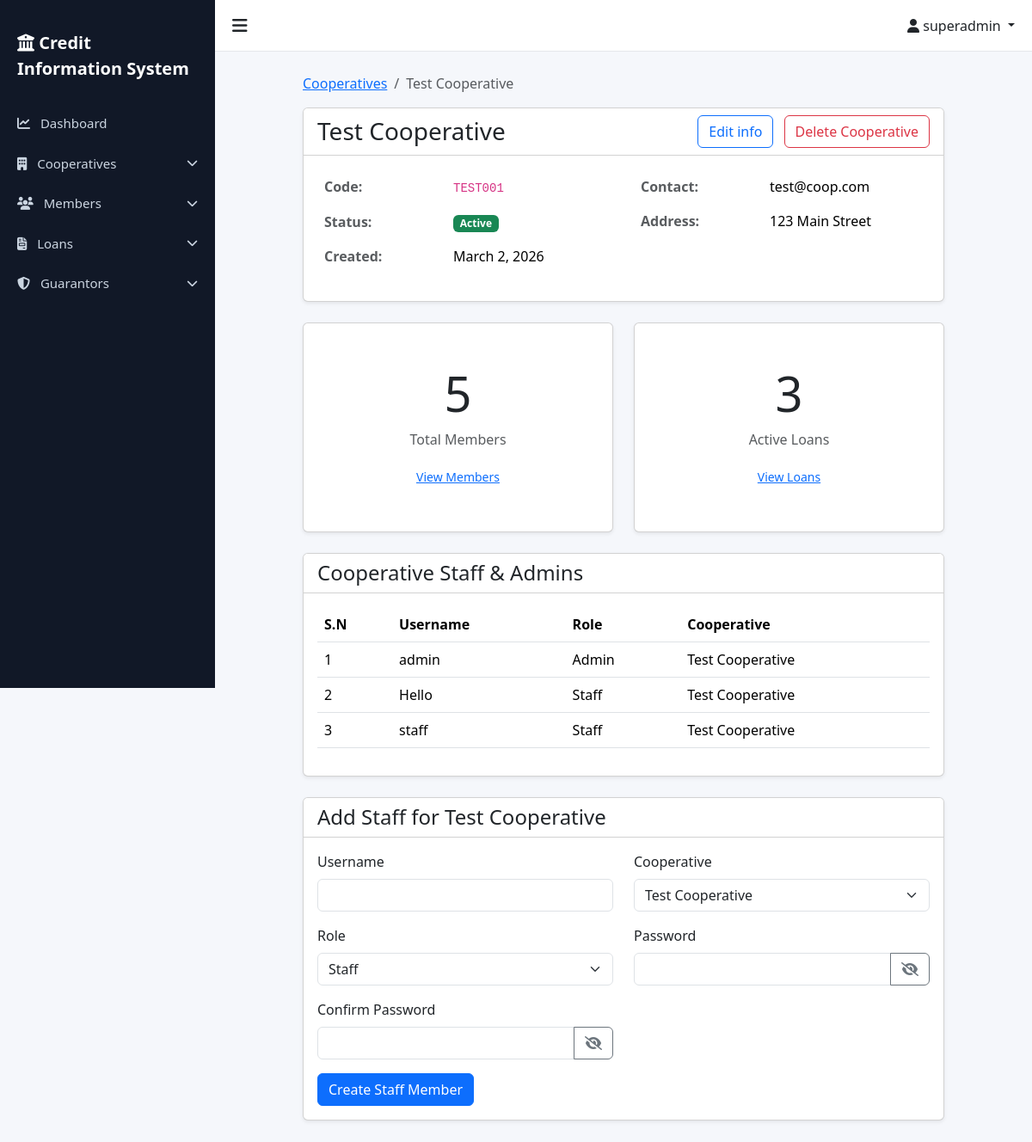
Screenshot of /cooperatives/1/ (signed in) with the database file from the repository.
### accounts/models.py (models this page shows, shortened)
class User(AbstractUser):
    ROLE_CHOICES = (
        ('superadmin', 'Super Admin'),
        ('admin', 'Admin'),
        ('staff', 'Staff'),
    )
    role = models.CharField(max_length=20, choices=ROLE_CHOICES, default='staff')
    cooperative = models.ForeignKey(
        'cooperatives.Cooperative',
        on_delete=models.SET_NULL,
        null=True,
        blank=True,
        related_name='users',
        help_text="Null for Super Admin users"
    )
    is_first_login = models.BooleanField(default=True)
    class Meta:
        ordering = ['-date_joined']
        indexes = [
            models.Index(fields=['role']),
            models.Index(fields=['cooperative']),
        ]
    def is_superadmin(self):
        return self.role == 'superadmin'
    def is_admin(self):
        return self.role == 'admin'
    def is_staff_user(self):
        return self.role == 'staff'

### cooperatives/models.py (models this page shows, shortened)
class Cooperative(models.Model):
    STATUS_CHOICES = (
        ('active', 'Active'),
        ('inactive', 'Inactive'),
    )
    name = models.CharField(max_length=255)
    code = models.CharField(max_length=50, unique=True)
    address = models.TextField()
    contact = models.CharField(max_length=255)  # Can contain phone/email
    status = models.CharField(max_length=20, choices=STATUS_CHOICES, default='active')
    created_at = models.DateTimeField(auto_now_add=True)
    updated_at = models.DateTimeField(auto_now=True)
    class Meta:
        ordering = ['-created_at']
        verbose_name_plural = 'Cooperatives'

### cooperatives/views.py (the view)
# urls.py: path('<int:pk>/', views.CooperativeDetailView.as_view(), name='detail'),
class CooperativeDetailView(StaffOrAdminMixin, CooperativeAccessMixin, DetailView):
    model = Cooperative
    template_name = 'cooperatives/cooperative_detail.html'
    context_object_name = 'cooperative'
    def get_context_data(self, **kwargs):
        context = super().get_context_data(**kwargs)
        if self.request.user.is_superadmin() or self.request.user.role == 'admin':
            context['staff_form'] = StaffCreationForm(user=self.request.user, initial={'cooperative': self.object})
            context['cooperative_staff'] = self.object.users.all().order_by('role', 'username')
        return context

### templates/cooperatives/cooperative_detail.html (shortened to what this page needs)
{% extends 'base.html' %}
{% block content %}
<div class="row justify-content-center">
    <div class="col-md-10">
        <nav aria-label="breadcrumb">
            <ol class="breadcrumb">
                {% if request.user.is_superadmin %}
                <li class="breadcrumb-item"><a href="{% url 'cooperatives:list' %}">Cooperatives</a></li>
                {% endif %}
                <li class="breadcrumb-item active" aria-current="page">{{ cooperative.name }}</li>
            </ol>
        </nav>
        <div class="card shadow-sm mt-3">
            <div class="card-header bg-white d-flex justify-content-between align-items-center">
                <h3 class="mb-0">{{ cooperative.name }}</h3>
                {% if request.user.is_superadmin %}
                <div>
                    <a href="{% url 'cooperatives:edit' cooperative.pk %}" class="btn btn-outline-primary">Edit info</a>
                    <a href="{% url 'cooperatives:delete' cooperative.pk %}" class="btn btn-outline-danger ms-2">Delete
                        Cooperative</a>
                </div>
                {% endif %}
            </div>
            <div class="card-body">
                <div class="row">
                    <div class="col-md-6">
                        <table class="table table-borderless">
                            <tr>
                                <th class="text-muted" style="width: 150px;">Code:</th>
                                <td><code>{{ cooperative.code }}</code></td>
                            </tr>
                            <tr>
                                <th class="text-muted">Status:</th>
                                <td>
                                    <span
                                        class="badge {% if cooperative.status == 'active' %}bg-success{% else %}bg-secondary{% endif %}">
                                        {{ cooperative.get_status_display }}
                                    </span>
                                </td>
                            </tr>
                            <tr>
                                <th class="text-muted">Created:</th>
                                <td>{{ cooperative.created_at|date:"F j, Y" }}</td>
                            </tr>
                        </table>
                    </div>
                    <div class="col-md-6">
                        <table class="table table-borderless">
                            <tr>
                                <th class="text-muted" style="width: 150px;">Contact:</th>
                                <td>{{ cooperative.contact }}</td>
                            </tr>
                            <tr>
                                <th class="text-muted">Address:</th>
                                <td>{{ cooperative.address|linebreaks }}</td>
                            </tr>
                        </table>
                    </div>
                </div>
            </div>
        </div>
        <div class="row mt-4">
            <div class="col-md-6">
                <div class="card h-100 shadow-sm">
                    <div class="card-body text-center py-5">
                        <h1 class="display-4">{{ cooperative.members.count|default:"0" }}</h1>
                        <p class="text-muted">Total Members</p>
                        <a href="{% url 'members:member_list' %}" class="btn btn-sm btn-link">View Members</a>
                    </div>
                </div>
            </div>
            <div class="col-md-6">
                <div class="card h-100 shadow-sm">
                    <div class="card-body text-center py-5">
                        <h1 class="display-4">{{ cooperative.loans.count|default:"0" }}</h1>
                        <p class="text-muted">Active Loans</p>
                        <a href="{% url 'loans:loan_list' %}" class="btn btn-sm btn-link">View Loans</a>
                    </div>
                </div>
            </div>
        </div>
        {% if request.user.is_superadmin or request.user.role == 'admin' %}
        <div class="card shadow-sm mt-4">
            <div class="card-header bg-white">
                <h4 class="mb-0">Cooperative Staff & Admins</h4>
            </div>
            <div class="card-body">
                <div class="table-responsive">
                    <table class="table table-hover">
                        <thead>
                            <tr>
                                <th>S.N</th>
                                <th>Username</th>
                                <th>Role</th>
                                <th>Cooperative</th>
                            </tr>
                        </thead>
                        <tbody>
                            {% for staff in cooperative_staff %}
                            <tr>
                                <td>{{ forloop.counter }}</td>
                                <td>{{ staff.username }}</td>
                                <td>{{ staff.get_role_display }}</td>
                                <td>{{ cooperative.name }}</td>
                            </tr>
                            {% empty %}
                            <tr>
                                <td colspan="4" class="text-center text-muted">No staff members found for this
                                    cooperative.</td>
                            </tr>
                            {% endfor %}
                        </tbody>
                    </table>
                </div>
            </div>
        </div>
        <div class="card shadow-sm mt-4">
            <div class="card-header bg-white">
                <h4 class="mb-0">Add Staff for {{ cooperative.name }}</h4>
            </div>
            <div class="card-body">
                <form action="{% url 'cooperatives:create_staff' %}" method="post">
                    <div class="row">
                        <div class="col-md-6 mb-3">
                            <label for="id_username" class="form-label">Username</label>
                            <input type="text" name="username" class="form-control" id="id_username" required>
                        </div>
                        <div class="col-md-6 mb-3">
                            <label for="id_cooperative" class="form-label">Cooperative</label>
                            <select name="cooperative" class="form-select" id="id_cooperative" required>
                                <option value="{{ cooperative.pk }}" selected>{{ cooperative.name }}</option>
                            </select>
                        </div>
                    </div>
                    <div class="row">
                        <div class="col-md-6 mb-3">
                            <label for="id_role" class="form-label">Role</label>
                            <select name="role" class="form-select" id="id_role" required>
                                <option value="staff" selected>Staff</option>
                            </select>
                        </div>
                        <div class="col-md-6 mb-3">
                            <label for="id_password" class="form-label">Password</label>
                            <div class="input-group">
                                <input type="password" name="password" class="form-control" id="id_password" required>
                                <button class="btn btn-outline-secondary toggle-password" type="button"
                                    data-target="id_password">
                                    <i class="fa-solid fa-eye-slash"></i>
                                </button>
                            </div>
                        </div>
                    </div>
                    <div class="row">
                        <div class="col-md-6 mb-3">
                            <label for="id_confirm_password" class="form-label">Confirm Password</label>
                            <div class="input-group">
                                <input type="password" name="confirm_password" class="form-control"
                                    id="id_confirm_password" required>
                                <button class="btn btn-outline-secondary toggle-password" type="button"
                                    data-target="id_confirm_password">
                                    <i class="fa-solid fa-eye-slash"></i>
                                </button>
                            </div>
                        </div>
                    </div>
                    <button type="submit" class="btn btn-primary">Create Staff Member</button>
                </form>
            </div>
        </div>
        {% endif %}
    </div>
</div>
{% endblock %}

### templates/base.html (shortened to what this page needs)
{% load static %}
<!DOCTYPE html>
<html lang="en">
<head>
    <link href="https://cdn.jsdelivr.net/npm/bootstrap@5.3.2/dist/css/bootstrap.min.css" rel="stylesheet">
    <link rel="stylesheet" href="https://cdnjs.cloudflare.com/ajax/libs/font-awesome/6.5.0/css/all.min.css">
    <link href="https://cdn.jsdelivr.net/npm/select2@4.1.0-rc.0/dist/css/select2.min.css" rel="stylesheet" />
    <link href="https://cdn.jsdelivr.net/npm/select2-bootstrap-5-theme@1.3.0/dist/select2-bootstrap-5-theme.min.css"
        rel="stylesheet" />
</head>
<body>
    {% if user.is_authenticated %}
    <div id="sidebar" class="sidebar">
        <div class="sidebar-brand">
            <i class="fa-solid fa-building-columns"></i> Credit Information System
        </div>
        <a href="{% url 'accounts:dashboard' %}">
            <i class="fa-solid fa-chart-line me-2"></i> Dashboard
        </a>
        {% if user.is_superadmin %}
        <a href="#cooperativesMenu" data-bs-toggle="collapse" role="button" aria-expanded="false"
            aria-controls="cooperativesMenu" class="d-flex justify-content-between align-items-center">
            <span><i class="fa-solid fa-building me-2"></i> Cooperatives</span>
            <i class="fa-solid fa-chevron-down small"></i>
        </a>
        {% elif user.cooperative %}
        <a href="{% url 'cooperatives:detail' user.cooperative.pk %}">
            <i class="fa-solid fa-handshake me-2"></i> My Cooperative
        </a>
        {% endif %}
        <a href="#membersMenu" data-bs-toggle="collapse" role="button" aria-expanded="false" aria-controls="membersMenu"
            class="d-flex justify-content-between align-items-center">
            <span><i class="fa-solid fa-users me-2"></i> Members</span>
            <i class="fa-solid fa-chevron-down small"></i>
        </a>
        <a href="#loansMenu" data-bs-toggle="collapse" role="button" aria-expanded="false" aria-controls="loansMenu"
            class="d-flex justify-content-between align-items-center">
            <span><i class="fa-solid fa-file-invoice me-2"></i> Loans</span>
            <i class="fa-solid fa-chevron-down small"></i>
        </a>
        <a href="#guarantorsMenu" data-bs-toggle="collapse" role="button" aria-expanded="false"
            aria-controls="guarantorsMenu" class="d-flex justify-content-between align-items-center">
            <span><i class="fa-solid fa-shield-halved me-2"></i> Guarantors</span>
            <i class="fa-solid fa-chevron-down small"></i>
        </a>
    </div>
    {% endif %}
    <div id="mainContent" class="{% if user.is_authenticated %}main-content{% else %}container-fluid{% endif %}">
        {% if user.is_authenticated %}
        <div class="topbar">
            <div class="toggle-btn" onclick="toggleSidebar()">
                <i class="fa-solid fa-bars"></i>
            </div>
            <div>
                <div class="dropdown">
                    <a class="dropdown-toggle text-dark text-decoration-none" href="#" role="button"
                        data-bs-toggle="dropdown">
                        <i class="fa-solid fa-user"></i>
                        {{ user.username }}
                    </a>
                </div>
            </div>
        </div>
        {% endif %}
        <div class="page-content">
            {% block content %}
            {% endblock %}
        </div>
    </div>
</body>
</html>

### rows the page displays
User: username "superadmin"
Cooperative: name "Test Cooperative", code "TEST001", status "Active", created_at "March 2, 2026", contact "test@coop.com", address "123 Main Street", members.count "5", loans.count "3", cooperative "Test Cooperative"
User: username "admin", role "Admin"
User: username "Hello", role "Staff"
User: username "staff", role "Staff"
